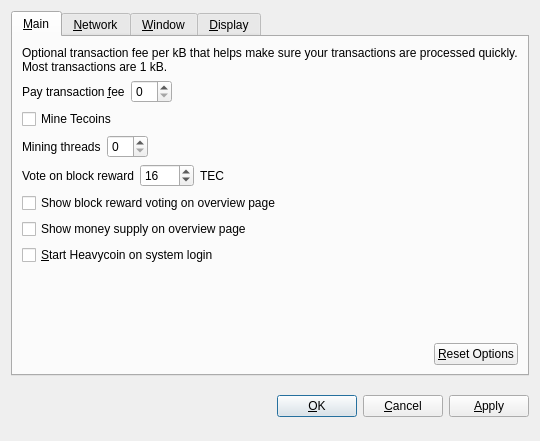
<?xml version="1.0" encoding="UTF-8"?>
<ui version="4.0">
 <class>OptionsDialog</class>
 <widget class="QDialog" name="OptionsDialog">
  <property name="geometry">
   <rect>
    <x>0</x>
    <y>0</y>
    <width>540</width>
    <height>441</height>
   </rect>
  </property>
  <property name="windowTitle">
   <string>Options</string>
  </property>
  <property name="modal">
   <bool>true</bool>
  </property>
  <layout class="QVBoxLayout" name="verticalLayout">
   <item>
    <widget class="QTabWidget" name="tabWidget">
     <property name="tabPosition">
      <enum>QTabWidget::North</enum>
     </property>
     <property name="currentIndex">
      <number>0</number>
     </property>
     <widget class="QWidget" name="tabMain">
      <attribute name="title">
       <string>&amp;Main</string>
      </attribute>
      <layout class="QVBoxLayout" name="verticalLayout_Main">
       <item>
        <widget class="QLabel" name="transactionFeeInfoLabel">
         <property name="text">
          <string>Optional transaction fee per kB that helps make sure your transactions are processed quickly. Most transactions are 1 kB.</string>
         </property>
         <property name="textFormat">
          <enum>Qt::PlainText</enum>
         </property>
         <property name="wordWrap">
          <bool>true</bool>
         </property>
        </widget>
       </item>
       <item>
        <layout class="QHBoxLayout" name="horizontalLayout_1_Main">
         <item>
          <widget class="QLabel" name="transactionFeeLabel">
           <property name="text">
            <string>Pay transaction &amp;fee</string>
           </property>
           <property name="textFormat">
            <enum>Qt::PlainText</enum>
           </property>
           <property name="buddy">
            <cstring>transactionFee</cstring>
           </property>
          </widget>
         </item>
         <item>
          <widget class="BitcoinAmountField" name="transactionFee"/>
         </item>
         <item>
          <spacer name="horizontalSpacer_1_Main">
           <property name="orientation">
            <enum>Qt::Horizontal</enum>
           </property>
           <property name="sizeHint" stdset="0">
            <size>
             <width>40</width>
             <height>20</height>
            </size>
           </property>
          </spacer>
         </item>
        </layout>
       </item>
       <item>
        <widget class="QCheckBox" name="generate">
         <property name="text">
          <string>Mine Tecoins</string>
         </property>
        </widget>
       </item>
       <item>
        <layout class="QHBoxLayout" name="horizontalLayout">
         <item>
          <widget class="QLabel" name="label_2">
           <property name="text">
            <string>Mining threads</string>
           </property>
          </widget>
         </item>
         <item>
          <widget class="QSpinBox" name="generateThreads"/>
         </item>
         <item>
          <spacer name="horizontalSpacer_3">
           <property name="orientation">
            <enum>Qt::Horizontal</enum>
           </property>
           <property name="sizeHint" stdset="0">
            <size>
             <width>40</width>
             <height>20</height>
            </size>
           </property>
          </spacer>
         </item>
        </layout>
       </item>
       <item>
        <layout class="QHBoxLayout" name="horizontalLayout_3_Main">
         <item>
          <widget class="QLabel" name="blockRewardLabel">
           <property name="text">
            <string>Vote on block reward</string>
           </property>
           <property name="buddy">
            <cstring>blockRewardVote</cstring>
           </property>
          </widget>
         </item>
         <item>
          <widget class="QSpinBox" name="blockRewardVote">
           <property name="enabled">
            <bool>true</bool>
           </property>
           <property name="minimum">
            <number>0</number>
           </property>
           <property name="maximum">
            <number>2048</number>
           </property>
           <property name="value">
            <number>16</number>
           </property>
          </widget>
         </item>
         <item>
          <widget class="QLabel" name="label">
           <property name="text">
            <string>TEC</string>
           </property>
          </widget>
         </item>
         <item>
          <spacer name="horizontalSpacer">
           <property name="orientation">
            <enum>Qt::Horizontal</enum>
           </property>
           <property name="sizeType">
            <enum>QSizePolicy::Expanding</enum>
           </property>
           <property name="sizeHint" stdset="0">
            <size>
             <width>100</width>
             <height>20</height>
            </size>
           </property>
          </spacer>
         </item>
        </layout>
       </item>
       <item>
        <widget class="QCheckBox" name="showVotingOverview">
         <property name="text">
          <string>Show block reward voting on overview page</string>
         </property>
        </widget>
       </item>
       <item>
        <widget class="QCheckBox" name="showSupplyOverview">
         <property name="text">
          <string>Show money supply on overview page</string>
         </property>
        </widget>
       </item>
       <item>
        <widget class="QCheckBox" name="bitcoinAtStartup">
         <property name="toolTip">
          <string>Automatically start Heavycoin after logging in to the system.</string>
         </property>
         <property name="text">
          <string>&amp;Start Heavycoin on system login</string>
         </property>
        </widget>
       </item>
       <item>
        <spacer name="verticalSpacer_Main">
         <property name="orientation">
          <enum>Qt::Vertical</enum>
         </property>
         <property name="sizeHint" stdset="0">
          <size>
           <width>20</width>
           <height>40</height>
          </size>
         </property>
        </spacer>
       </item>
       <item>
        <layout class="QHBoxLayout" name="horizontalLayout_2_Main">
         <item>
          <spacer name="horizontalSpacer_2_Main">
           <property name="orientation">
            <enum>Qt::Horizontal</enum>
           </property>
           <property name="sizeHint" stdset="0">
            <size>
             <width>40</width>
             <height>20</height>
            </size>
           </property>
          </spacer>
         </item>
         <item>
          <widget class="QPushButton" name="resetButton">
           <property name="toolTip">
            <string>Reset all client options to default.</string>
           </property>
           <property name="text">
            <string>&amp;Reset Options</string>
           </property>
           <property name="autoDefault">
            <bool>false</bool>
           </property>
          </widget>
         </item>
        </layout>
       </item>
      </layout>
     </widget>
     <widget class="QWidget" name="tabNetwork">
      <attribute name="title">
       <string>&amp;Network</string>
      </attribute>
      <layout class="QVBoxLayout" name="verticalLayout_Network">
       <item>
        <widget class="QCheckBox" name="mapPortUpnp">
         <property name="toolTip">
          <string>Automatically open the Heavycoin client port on the router. This only works when your router supports UPnP and it is enabled.</string>
         </property>
         <property name="text">
          <string>Map port using &amp;UPnP</string>
         </property>
        </widget>
       </item>
       <item>
        <widget class="QCheckBox" name="connectSocks">
         <property name="toolTip">
          <string>Connect to the Heavycoin network through a SOCKS proxy (e.g. when connecting through Tor).</string>
         </property>
         <property name="text">
          <string>&amp;Connect through SOCKS proxy:</string>
         </property>
        </widget>
       </item>
       <item>
        <layout class="QHBoxLayout" name="horizontalLayout_Network">
         <item>
          <widget class="QLabel" name="proxyIpLabel">
           <property name="text">
            <string>Proxy &amp;IP:</string>
           </property>
           <property name="textFormat">
            <enum>Qt::PlainText</enum>
           </property>
           <property name="buddy">
            <cstring>proxyIp</cstring>
           </property>
          </widget>
         </item>
         <item>
          <widget class="QValidatedLineEdit" name="proxyIp">
           <property name="maximumSize">
            <size>
             <width>140</width>
             <height>16777215</height>
            </size>
           </property>
           <property name="toolTip">
            <string>IP address of the proxy (e.g. 127.0.0.1)</string>
           </property>
          </widget>
         </item>
         <item>
          <widget class="QLabel" name="proxyPortLabel">
           <property name="text">
            <string>&amp;Port:</string>
           </property>
           <property name="textFormat">
            <enum>Qt::PlainText</enum>
           </property>
           <property name="buddy">
            <cstring>proxyPort</cstring>
           </property>
          </widget>
         </item>
         <item>
          <widget class="QLineEdit" name="proxyPort">
           <property name="maximumSize">
            <size>
             <width>55</width>
             <height>16777215</height>
            </size>
           </property>
           <property name="toolTip">
            <string>Port of the proxy (e.g. 9050)</string>
           </property>
          </widget>
         </item>
         <item>
          <widget class="QLabel" name="socksVersionLabel">
           <property name="text">
            <string>SOCKS &amp;Version:</string>
           </property>
           <property name="textFormat">
            <enum>Qt::PlainText</enum>
           </property>
           <property name="buddy">
            <cstring>socksVersion</cstring>
           </property>
          </widget>
         </item>
         <item>
          <widget class="QValueComboBox" name="socksVersion">
           <property name="toolTip">
            <string>SOCKS version of the proxy (e.g. 5)</string>
           </property>
          </widget>
         </item>
         <item>
          <spacer name="horizontalSpacer_Network">
           <property name="orientation">
            <enum>Qt::Horizontal</enum>
           </property>
           <property name="sizeHint" stdset="0">
            <size>
             <width>40</width>
             <height>20</height>
            </size>
           </property>
          </spacer>
         </item>
        </layout>
       </item>
       <item>
        <spacer name="verticalSpacer_Network">
         <property name="orientation">
          <enum>Qt::Vertical</enum>
         </property>
         <property name="sizeHint" stdset="0">
          <size>
           <width>20</width>
           <height>40</height>
          </size>
         </property>
        </spacer>
       </item>
      </layout>
     </widget>
     <widget class="QWidget" name="tabWindow">
      <attribute name="title">
       <string>&amp;Window</string>
      </attribute>
      <layout class="QVBoxLayout" name="verticalLayout_Window">
       <item>
        <widget class="QCheckBox" name="minimizeToTray">
         <property name="toolTip">
          <string>Show only a tray icon after minimizing the window.</string>
         </property>
         <property name="text">
          <string>&amp;Minimize to the tray instead of the taskbar</string>
         </property>
        </widget>
       </item>
       <item>
        <widget class="QCheckBox" name="minimizeOnClose">
         <property name="toolTip">
          <string>Minimize instead of exit the application when the window is closed. When this option is enabled, the application will be closed only after selecting Quit in the menu.</string>
         </property>
         <property name="text">
          <string>M&amp;inimize on close</string>
         </property>
        </widget>
       </item>
       <item>
        <spacer name="verticalSpacer_Window">
         <property name="orientation">
          <enum>Qt::Vertical</enum>
         </property>
         <property name="sizeHint" stdset="0">
          <size>
           <width>20</width>
           <height>40</height>
          </size>
         </property>
        </spacer>
       </item>
      </layout>
     </widget>
     <widget class="QWidget" name="tabDisplay">
      <attribute name="title">
       <string>&amp;Display</string>
      </attribute>
      <layout class="QVBoxLayout" name="verticalLayout_Display">
       <item>
        <layout class="QHBoxLayout" name="horizontalLayout_1_Display">
         <item>
          <widget class="QLabel" name="langLabel">
           <property name="text">
            <string>User Interface &amp;language:</string>
           </property>
           <property name="textFormat">
            <enum>Qt::PlainText</enum>
           </property>
           <property name="buddy">
            <cstring>lang</cstring>
           </property>
          </widget>
         </item>
         <item>
          <widget class="QValueComboBox" name="lang">
           <property name="toolTip">
            <string>The user interface language can be set here. This setting will take effect after restarting Heavycoin.</string>
           </property>
          </widget>
         </item>
        </layout>
       </item>
       <item>
        <layout class="QHBoxLayout" name="horizontalLayout_2_Display">
         <item>
          <widget class="QLabel" name="unitLabel">
           <property name="text">
            <string>&amp;Unit to show amounts in:</string>
           </property>
           <property name="textFormat">
            <enum>Qt::PlainText</enum>
           </property>
           <property name="buddy">
            <cstring>unit</cstring>
           </property>
          </widget>
         </item>
         <item>
          <widget class="QValueComboBox" name="unit">
           <property name="toolTip">
            <string>Choose the default subdivision unit to show in the interface and when sending coins.</string>
           </property>
          </widget>
         </item>
        </layout>
       </item>
       <item>
        <widget class="QCheckBox" name="displayAddresses">
         <property name="toolTip">
          <string>Whether to show Heavycoin addresses in the transaction list or not.</string>
         </property>
         <property name="text">
          <string>&amp;Display addresses in transaction list</string>
         </property>
        </widget>
       </item>
       <item>
        <spacer name="verticalSpacer_Display">
         <property name="orientation">
          <enum>Qt::Vertical</enum>
         </property>
         <property name="sizeHint" stdset="0">
          <size>
           <width>20</width>
           <height>40</height>
          </size>
         </property>
        </spacer>
       </item>
      </layout>
     </widget>
    </widget>
   </item>
   <item>
    <layout class="QHBoxLayout" name="horizontalLayout_Buttons">
     <item>
      <spacer name="horizontalSpacer_1">
       <property name="orientation">
        <enum>Qt::Horizontal</enum>
       </property>
       <property name="sizeHint" stdset="0">
        <size>
         <width>40</width>
         <height>48</height>
        </size>
       </property>
      </spacer>
     </item>
     <item>
      <widget class="QLabel" name="statusLabel">
       <property name="font">
        <font>
         <weight>75</weight>
         <bold>true</bold>
        </font>
       </property>
       <property name="text">
        <string/>
       </property>
       <property name="textFormat">
        <enum>Qt::PlainText</enum>
       </property>
       <property name="wordWrap">
        <bool>true</bool>
       </property>
      </widget>
     </item>
     <item>
      <spacer name="horizontalSpacer_2">
       <property name="orientation">
        <enum>Qt::Horizontal</enum>
       </property>
       <property name="sizeHint" stdset="0">
        <size>
         <width>40</width>
         <height>48</height>
        </size>
       </property>
      </spacer>
     </item>
     <item>
      <widget class="QPushButton" name="okButton">
       <property name="text">
        <string>&amp;OK</string>
       </property>
      </widget>
     </item>
     <item>
      <widget class="QPushButton" name="cancelButton">
       <property name="text">
        <string>&amp;Cancel</string>
       </property>
       <property name="autoDefault">
        <bool>false</bool>
       </property>
      </widget>
     </item>
     <item>
      <widget class="QPushButton" name="applyButton">
       <property name="text">
        <string>&amp;Apply</string>
       </property>
       <property name="autoDefault">
        <bool>false</bool>
       </property>
      </widget>
     </item>
    </layout>
   </item>
  </layout>
 </widget>
 <customwidgets>
  <customwidget>
   <class>BitcoinAmountField</class>
   <extends>QSpinBox</extends>
   <header>bitcoinamountfield.h</header>
  </customwidget>
  <customwidget>
   <class>QValueComboBox</class>
   <extends>QComboBox</extends>
   <header>qvaluecombobox.h</header>
  </customwidget>
  <customwidget>
   <class>QValidatedLineEdit</class>
   <extends>QLineEdit</extends>
   <header>qvalidatedlineedit.h</header>
  </customwidget>
 </customwidgets>
 <resources/>
 <connections/>
</ui>
